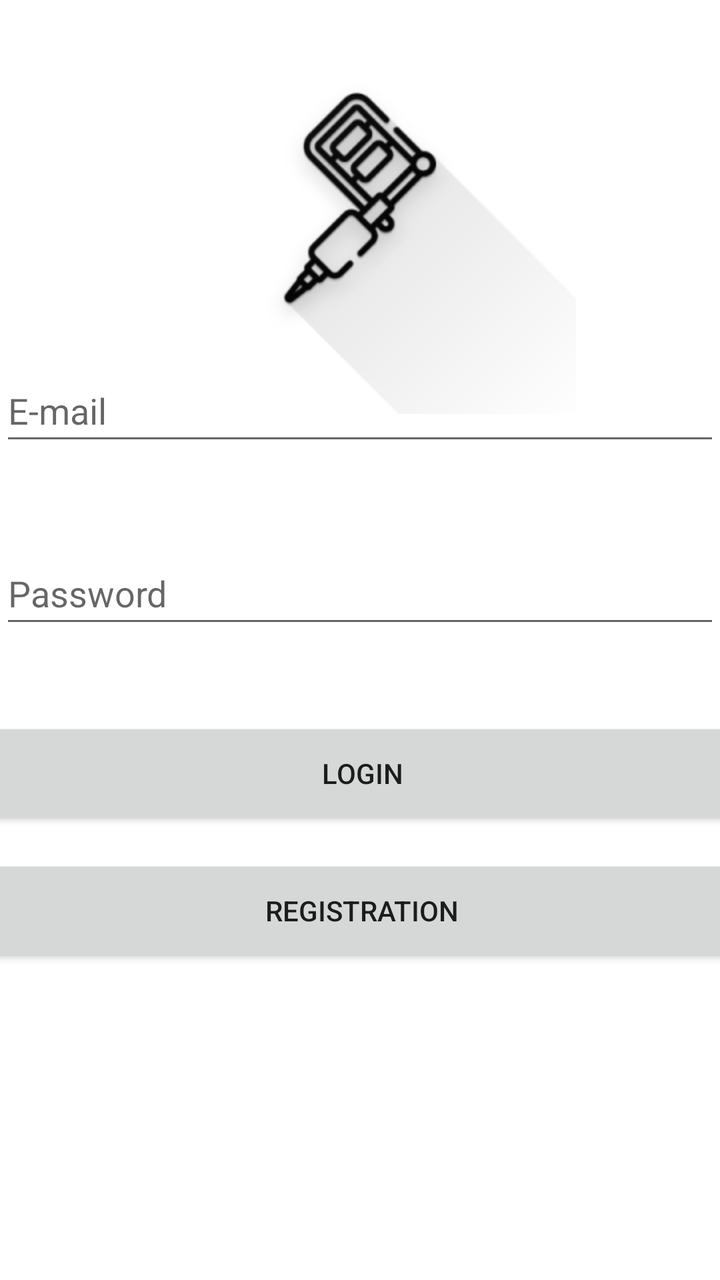
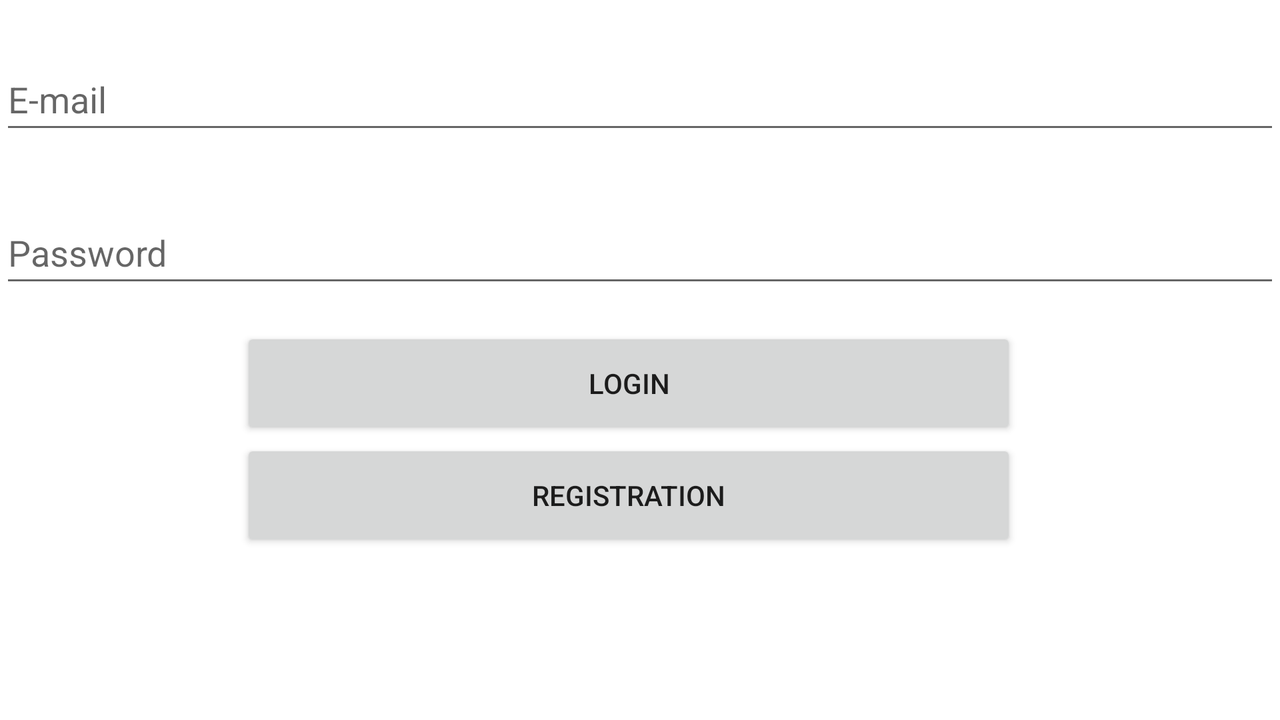

The same Android screen from two of the app's own layout files: first res/layout/ as a phone draws it, then the author's variant for another configuration, drawn on a device whose configuration selects that folder. Both files follow.
<!-- AndroidManifest.xml: application theme Theme.TattooSalon -->
<!-- res/layout/activity_main.xml -->
<?xml version="1.0" encoding="utf-8"?>
<androidx.constraintlayout.widget.ConstraintLayout xmlns:android="http://schemas.android.com/apk/res/android"
    xmlns:app="http://schemas.android.com/apk/res-auto"
    xmlns:tools="http://schemas.android.com/tools"
    android:layout_width="match_parent"
    android:layout_height="match_parent"
    android:layout_margin="20dp"
    tools:context=".MainActivity">

    <ImageView
        android:id="@+id/imageView"
        android:layout_width="wrap_content"
        android:layout_height="wrap_content"
        android:paddingTop="30dp"
        android:scaleX="2"
        android:scaleY="2"
        app:layout_constraintEnd_toEndOf="parent"
        app:layout_constraintStart_toStartOf="parent"
        app:layout_constraintTop_toTopOf="parent"
        app:srcCompat="@mipmap/ic_launcher_foreground" />

    <EditText
        android:id="@+id/EditTextEmail"
        android:layout_width="match_parent"
        android:layout_height="wrap_content"
        android:ems="10"
        android:hint="@string/email"
        android:inputType="textEmailAddress"
        android:minHeight="48dp"
        app:layout_constraintBottom_toBottomOf="parent"
        app:layout_constraintTop_toBottomOf="@+id/imageView"
        app:layout_constraintVertical_bias="0.092"
        tools:layout_editor_absoluteX="0dp" />

    <EditText
        android:id="@+id/EditTextPassword"
        android:layout_width="match_parent"
        android:layout_height="wrap_content"
        android:ems="10"
        android:hint="@string/password"
        android:inputType="textPassword"
        android:minHeight="48dp"
        app:layout_constraintBottom_toBottomOf="parent"
        app:layout_constraintTop_toBottomOf="@+id/EditTextEmail"
        app:layout_constraintVertical_bias="0.119"
        tools:layout_editor_absoluteX="0dp" />

    <Button
        android:id="@+id/Login"
        android:layout_width="388dp"
        android:layout_height="56dp"
        android:onClick="Login"
        android:text="@string/login"
        app:layout_constraintBottom_toBottomOf="parent"
        app:layout_constraintEnd_toEndOf="parent"
        app:layout_constraintHorizontal_bias="0.478"
        app:layout_constraintStart_toStartOf="parent"
        app:layout_constraintTop_toBottomOf="@+id/EditTextPassword"
        app:layout_constraintVertical_bias="0.15" />

    <Button
        android:id="@+id/registration"
        android:layout_width="388dp"
        android:layout_height="56dp"
        android:onClick="registration"
        android:text="@string/registration"
        app:layout_constraintBottom_toBottomOf="parent"
        app:layout_constraintEnd_toEndOf="parent"
        app:layout_constraintHorizontal_bias="0.478"
        app:layout_constraintStart_toStartOf="parent"
        app:layout_constraintTop_toBottomOf="@+id/Login"
        app:layout_constraintVertical_bias="0.075" />
</androidx.constraintlayout.widget.ConstraintLayout>
<!-- resources referenced by this layout -->
<resources>
  <!-- mipmap ic_launcher_foreground: png bitmap (mipmap-hdpi, 6257 bytes) -->
  <string name="email">E-mail</string>
  <string name="login">Login</string>
  <string name="password">Password</string>
  <string name="registration">Registration</string>
  <style name="Theme.TattooSalon" parent="Theme.MaterialComponents.DayNight.DarkActionBar">
          
          <item name="colorPrimary">@color/purple_500</item>
          <item name="colorPrimaryVariant">@color/purple_700</item>
          <item name="colorOnPrimary">@color/white</item>
          
          <item name="colorSecondary">@color/teal_200</item>
          <item name="colorSecondaryVariant">@color/teal_700</item>
          <item name="colorOnSecondary">@color/black</item>
          
          <item name="android:statusBarColor" tools:targetApi="l">?attr/colorPrimaryVariant</item>
          
      </style>
  <color name="purple_500">#FF6200EE</color>
  <color name="purple_700">#FF3700B3</color>
  <color name="white">#FFFFFFFF</color>
  <color name="teal_200">#FF03DAC5</color>
  <color name="teal_700">#FF018786</color>
  <color name="black">#FF000000</color>
</resources>
<!-- res/layout-land/activity_main.xml (the author's variant of the layout above) -->
<!-- drawn on the phone turned sideways -->
<?xml version="1.0" encoding="utf-8"?>
<androidx.constraintlayout.widget.ConstraintLayout xmlns:android="http://schemas.android.com/apk/res/android"
    xmlns:app="http://schemas.android.com/apk/res-auto"
    xmlns:tools="http://schemas.android.com/tools"
    android:layout_width="match_parent"
    android:layout_height="match_parent"
    tools:context=".MainActivity">

    <EditText
        android:id="@+id/EditTextEmail"
        android:layout_width="match_parent"
        android:layout_height="wrap_content"
        android:ems="10"
        android:hint="@string/email"
        android:inputType="textEmailAddress"
        android:minHeight="48dp"
        app:layout_constraintBottom_toBottomOf="parent"
        app:layout_constraintTop_toTopOf="parent"
        app:layout_constraintVertical_bias="0.077"
        tools:layout_editor_absoluteX="0dp" />

    <EditText
        android:id="@+id/EditTextPassword"
        android:layout_width="match_parent"
        android:layout_height="wrap_content"
        android:ems="10"
        android:hint="@string/password"
        android:inputType="textPassword"
        android:minHeight="48dp"
        app:layout_constraintBottom_toBottomOf="parent"
        app:layout_constraintTop_toBottomOf="@+id/EditTextEmail"
        app:layout_constraintVertical_bias="0.119"
        tools:layout_editor_absoluteX="0dp" />

    <Button
        android:id="@+id/Login"
        android:layout_width="388dp"
        android:layout_height="56dp"
        android:onClick="Login"
        android:text="@string/login"
        app:layout_constraintBottom_toBottomOf="parent"
        app:layout_constraintEnd_toEndOf="parent"
        app:layout_constraintHorizontal_bias="0.477"
        app:layout_constraintStart_toStartOf="parent"
        app:layout_constraintTop_toBottomOf="@+id/EditTextPassword"
        app:layout_constraintVertical_bias="0.096" />

    <Button
        android:id="@+id/registration"
        android:layout_width="388dp"
        android:layout_height="56dp"
        android:onClick="registration"
        android:text="@string/registration"
        app:layout_constraintBottom_toBottomOf="parent"
        app:layout_constraintEnd_toEndOf="parent"
        app:layout_constraintHorizontal_bias="0.478"
        app:layout_constraintStart_toStartOf="parent"
        app:layout_constraintTop_toBottomOf="@+id/Login"
        app:layout_constraintVertical_bias="0.0" />
</androidx.constraintlayout.widget.ConstraintLayout>
<!-- resources referenced by the variant -->
<!-- as the phone turned sideways resolves them -->
<resources>
  <string name="email">E-mail</string>
  <string name="login">Login</string>
  <string name="password">Password</string>
  <string name="registration">Registration</string>
  <style name="Theme.TattooSalon" parent="Theme.MaterialComponents.DayNight.DarkActionBar">
          
          <item name="colorPrimary">@color/purple_500</item>
          <item name="colorPrimaryVariant">@color/purple_700</item>
          <item name="colorOnPrimary">@color/white</item>
          
          <item name="colorSecondary">@color/teal_200</item>
          <item name="colorSecondaryVariant">@color/teal_700</item>
          <item name="colorOnSecondary">@color/black</item>
          
          <item name="android:statusBarColor" tools:targetApi="l">?attr/colorPrimaryVariant</item>
          
      </style>
  <color name="purple_500">#FF6200EE</color>
  <color name="purple_700">#FF3700B3</color>
  <color name="white">#FFFFFFFF</color>
  <color name="teal_200">#FF03DAC5</color>
  <color name="teal_700">#FF018786</color>
  <color name="black">#FF000000</color>
</resources>
